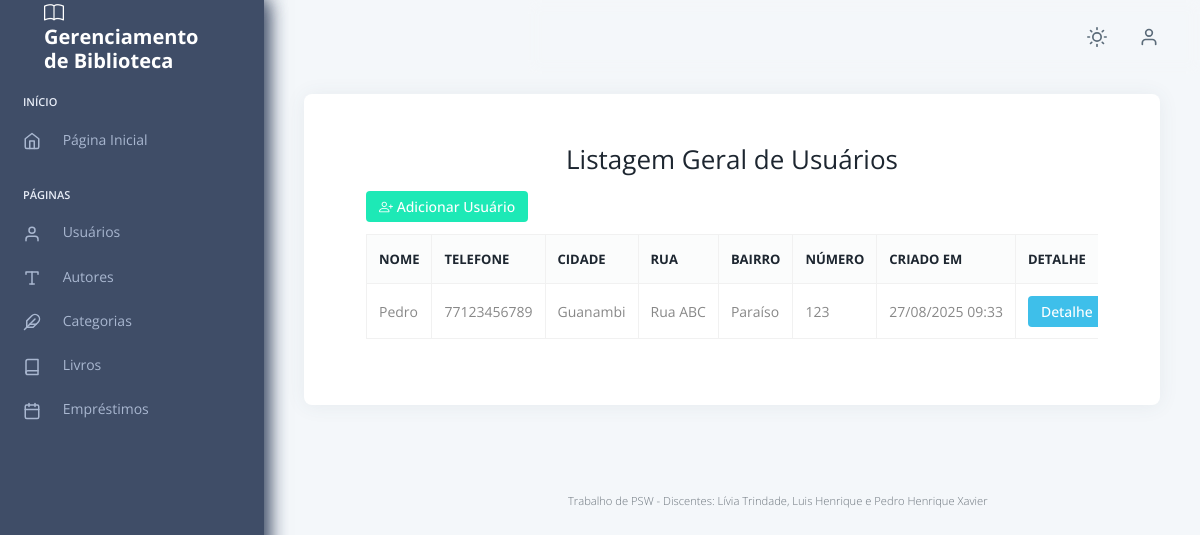
Screenshot of /usuario/ (signed in) with the database file from the repository.
### usuario/models.py (models this page shows, shortened)
class Usuario(User):
    nome = models.CharField(max_length=100)
    telefone = models.CharField(max_length=100)
    cidade = models.CharField(max_length=100)
    rua = models.CharField(max_length=100)
    bairro = models.CharField(max_length=100)
    numero = models.CharField(max_length=100)
    criado_em = models.DateTimeField(auto_now_add=True)
    class Meta:
        db_table = "usuarios_usuarios"
        permissions = [
            ("detail_usuario", "Pode ver o detalhe de usuário"),
        ]

### usuario/views.py (the view)
# urls.py: path('', views.index, name='index-autor'),
@login_required
@permission_required('usuario.view_usuario', raise_exception=True)
def index(request):
    usuarios = Usuario.objects.all()
    return render(request, 'usuario/index.html', {'usuarios': usuarios})

### templates/usuario/index.html (shortened to what this page needs)
{% extends "_base.html" %}
{% load static %}
{% block content %}
<div class="container my-5">
  <div class="text-center mb-4">
    <h3 class="fw-bold">Listagem Geral de Usuários</h3>
  </div>
  <div class="mb-3 text-end">
    <a href="create/" class="btn btn-success btn-sm">
      <i class="bi bi-person-plus"></i> Adicionar Usuário
    </a>
  </div>
  <div class="table-responsive">
    <table class="table table-hover table-bordered align-middle">
      <thead class="table-dark">
        <tr>
          <th>Nome</th>
          <th>Telefone</th>
          <th>Cidade</th>
          <th>Rua</th>
          <th>Bairro</th>
          <th>Número</th>
          <th>Criado em</th>
          {% if perms.usuario.detail_usuario %}<th>Detalhe</th>{% endif %}
        </tr>
      </thead>
      <tbody>
        {% for usuario in usuarios %}
        <tr>
          <td>{{ usuario.nome }}</td>
          <td>{{ usuario.telefone }}</td>
          <td>{{ usuario.cidade }}</td>
          <td>{{ usuario.rua }}</td>
          <td>{{ usuario.bairro }}</td>
          <td>{{ usuario.numero }}</td>
          <td>{{ usuario.criado_em|date:"d/m/Y H:i" }}</td>
          {% if perms.usuario.detail_usuario %}
          <td>
            <a href="/usuario/{{ usuario.id }}/" class="btn btn-info btn-sm">Detalhe</a>
          </td>
          {% endif %}
        </tr>
        {% empty %}
        <tr>
          <td colspan="7" class="text-center text-muted">Nenhum usuário encontrado.</td>
        </tr>
        {% endfor %}
      </tbody>
    </table>
  </div>
</div>
{% endblock %}

### rows the page displays
Usuario: nome "Pedro", telefone "77123456789", cidade "Guanambi", rua "Rua ABC", bairro "Paraíso", numero "123", criado_em "27/08/2025 09:33"
